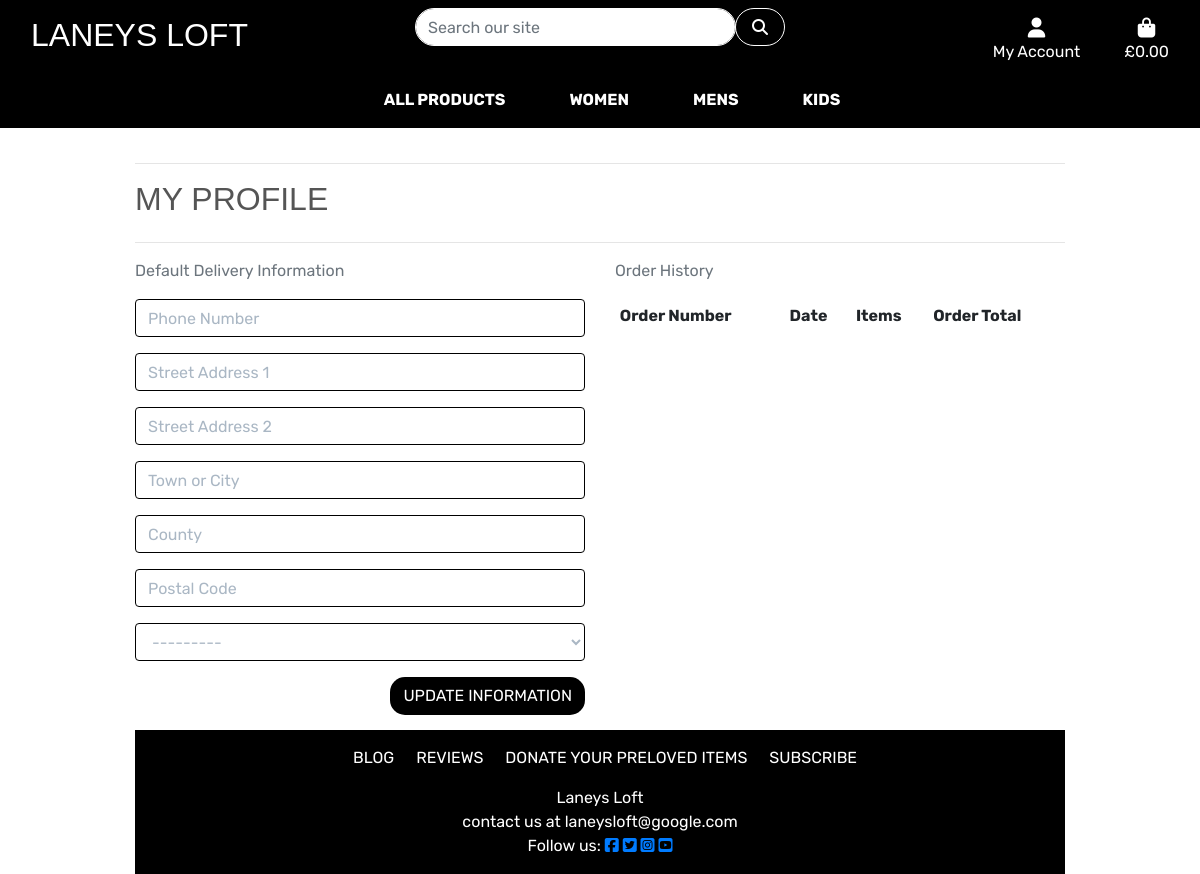
Page /profiles/ (signed in) on the earlier database version.
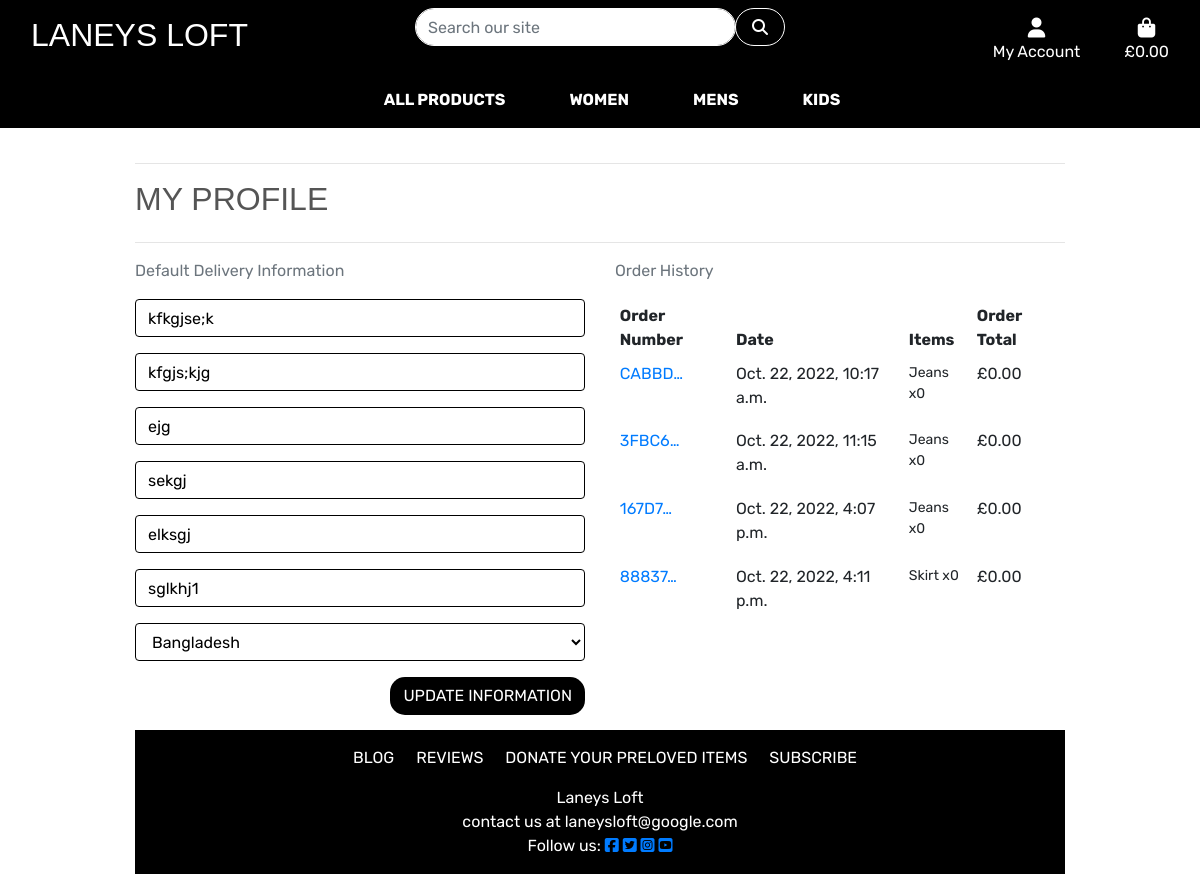
Same page on the later database version.
### profiles/models.py (models this page shows, shortened)
class UserProfile(models.Model):
    user = models.OneToOneField(User, on_delete=models.CASCADE)
    default_phone_number = models.CharField(
        max_length=20, null=True, blank=True)
    default_street_address1 = models.CharField(
        max_length=80, null=True, blank=True)
    default_street_address2 = models.CharField(
        max_length=80, null=True, blank=True)
    default_town_or_city = models.CharField(
        max_length=40, null=True, blank=True)
    default_county = models.CharField(
        max_length=80, null=True, blank=True)
    default_postcode = models.CharField(max_length=20, null=True, blank=True)
    default_country = CountryField(
        blank_label='Country', null=True, blank=True)

### checkout/models.py (models this page shows, shortened)
class Order(models.Model):
    order_number = models.CharField(max_length=32, null=False, editable=False)
    user_profile = models.ForeignKey(UserProfile, on_delete=models.SET_NULL,
                                     null=True, blank=True,
                                     related_name='orders')
    full_name = models.CharField(max_length=50, null=False, blank=False)
    email = models.EmailField(max_length=254, null=False, blank=False)
    phone_number = models.CharField(max_length=20, null=False, blank=False)
    country = CountryField(blank_label='Country *', null=False, blank=False)
    postcode = models.CharField(max_length=20, null=True, blank=True)
    town_or_city = models.CharField(max_length=40, null=False, blank=False)
    street_address1 = models.CharField(max_length=80, null=False, blank=False)
    street_address2 = models.CharField(max_length=80, null=True, blank=True)
    county = models.CharField(max_length=80, null=True, blank=True)
    date = models.DateTimeField(auto_now_add=True)
    delivery_cost = models.DecimalField(
        max_digits=6, decimal_places=2, null=False, default=0)
    order_total = models.DecimalField(
        max_digits=10, decimal_places=2, null=False, default=0)
    grand_total = models.DecimalField(
        max_digits=10, decimal_places=2, null=False, default=0)

class OrderLineItem(models.Model):
    order = models.ForeignKey(
        Order,
        null=False,
        blank=False,
        on_delete=models.CASCADE,
        related_name='lineitems'
    )
    item = models.ForeignKey(
        Item, null=False, blank=False, on_delete=models.CASCADE)
    quantity = models.IntegerField(null=False, blank=False, default=1)
    lineitem_total = models.DecimalField(
        max_digits=6,
        decimal_places=2,
        null=False,
        blank=False,
        editable=False
    )

### items/models.py (models this page shows, shortened)
class Item(models.Model):
    category = models.ForeignKey(
        'Category', null=True, blank=True, on_delete=models.SET_NULL)
    sku = models.UUIDField(
        primary_key=True, default=uuid.uuid4, editable=False, max_length=2254)
    name = models.CharField(max_length=254)
    clothes_type = models.ForeignKey(
        'ClothesType', null=True, blank=True, on_delete=models.SET_NULL)
    men_women_children = models.CharField(
        max_length=200, choices=MEN_WOMEN_CHILDREN, default='na')
    size = models.ForeignKey(
        'Size', null=True, blank=True, on_delete=models.SET_NULL)
    kids_age = models.ForeignKey(
        'KidsAge', null=True, blank=True, on_delete=models.SET_NULL)
    colour = models.ForeignKey(
        'Colour', null=True, blank=True, on_delete=models.SET_NULL)
    brand_or_author = models.ForeignKey(
        'BrandOrAuthor', null=True, blank=True, on_delete=models.SET_NULL)
    description = models.TextField()
    price = models.DecimalField(max_digits=6, decimal_places=2)
    quality = models.CharField(max_length=254)
    image_url = models.URLField(max_length=1024, null=True, blank=True)
    image = models.ImageField(null=True, blank=True)
    quantity = models.IntegerField(null=True, blank=True)

### profiles/views.py (the view)
# urls.py: path('', views.profile, name='profile'),
def profile(request):
    profile = get_object_or_404(UserProfile, user=request.user)
    if request.method == 'POST':
        form = UserProfileForm(request.POST, instance=profile)
        if form.is_valid():
            form.save()
            messages.success(request, 'Profile updated successfully')
    form = UserProfileForm(instance=profile)
    orders = profile.orders.all()
    template = 'profiles/profile.html'
    context = {
        'form': form,
        'orders': orders,
        'on_profile_page': True
    }
    return render(request, template, context)

### profiles/forms.py
class UserProfileForm(forms.ModelForm):
    class Meta:
        model = UserProfile
        exclude = ('user',)
    def __init__(self, *args, **kwargs):
        super().__init__(*args, **kwargs)
        placeholders = {
            'default_phone_number': 'Phone Number',
            'default_postcode': 'Postal Code',
            'default_town_or_city': 'Town or City',
            'default_street_address1': 'Street Address 1',
            'default_street_address2': 'Street Address 2',
            'default_county': 'County',
        }
        self.fields['default_phone_number'].widget.attrs['autofocus'] = True
        for field in self.fields:
            if field != 'default_country':
                if self.fields[field].required:
                    placeholder = f'{placeholders[field]} *'
                else:
                    placeholder = placeholders[field]
                self.fields[field].widget.attrs['placeholder'] = placeholder
            self.fields[field].widget.attrs['class'] = 'border-black rounded profile-form-input'
            self.fields[field].label = False

### profiles/templates/profiles/profile.html (shortened to what this page needs)
{% extends "base.html" %}
{% load static %}
{% block extra_css %}
    <link rel="stylesheet" href="{% static 'profiles/css/profile.css' %}">
{% endblock %}
{% block page_header %}
    <div class="container header-container">
    </div>
{% endblock %}
{% block content %}
    <div class="overlay"></div>
    <div class="container">
        <div class="row">
            <div class="col">
                <hr>
                <h2 class="logo-font mb-4">My Profile</h2>
                <hr>
            </div>
        </div>
        <div class="row">
            <div class="col-12 col-lg-6">
                <p class="text-muted">Default Delivery Information</p>
                <form class="mt-3" action="{% url 'profile' %}" method="POST" id="profile-update-form">
                    {{ form|crispy }}
                    <button class="btn btn-black text-uppercase float-right">Update Information</button>
                </form>
            </div>
            <div class="col-12 col-lg-6">
                <p class="text-muted">Order History</p>
                <div class="order-history table-responsive">
                    <table class="table table-sm table-borderless">
                        <thead>
                            <tr>
                                <th>Order Number</th>
                                <th>Date</th>
                                <th>Items</th>
                                <th>Order Total</th>
                            </tr>
                        </thead>
                        <tbody>
                            {% for order in orders %}
                                <tr>
                                    <td>
                                        <a href="{% url 'order_history' order.order_number %}"
                                        title="{{ order.order_number }}">
                                            {{ order.order_number|truncatechars:6 }}
                                        </a>
                                    </td>
                                    <td>{{ order.date }}</td>
                                    <td>
                                        <ul class="list-unstyled">
                                            {% for item in order.lineitems.all %}
                                                <li class="small">
                                                    {{ item.item.name }} x{{ item.quantity }}
                                                </li>
                                            {% endfor %}
                                        </ul>
                                    </td>
                                    <td>£{{ order.grand_total }}</td>
                                </tr>
                            {% endfor %}
                        </tbody>
                    </table>
                </div>
            </div>
        </div>
{% endblock %}

Differences in the rows shown:
changed UserProfile: default_phone_number (not shown) → "kfkgjse;k"; default_street_address1 (not shown) → "kfgjs;kjg"; default_street_address2 (not shown) → "ejg"; default_town_or_city (not shown) → "sekgj"; default_county (not shown) → "elksgj"; default_postcode (not shown) → "sglkhj1"; default_country "---------" → "Bangladesh"
added Order: order_number "CABBD…", date "Oct. 22, 2022, 10:17 a.m.", grand_total "0.00"
added OrderLineItem: item.name "Jeans", quantity "0", shown under "CABBD…"
added Order: order_number "3FBC6…", date "Oct. 22, 2022, 11:15 a.m.", grand_total "0.00"
added OrderLineItem: item.name "Jeans", quantity "0", shown under "3FBC6…"
added Order: order_number "167D7…", date "Oct. 22, 2022, 4:07 p.m.", grand_total "0.00"
added OrderLineItem: item.name "Jeans", quantity "0", shown under "167D7…"
added Order: order_number "88837…", date "Oct. 22, 2022, 4:11 p.m.", grand_total "0.00"
added OrderLineItem: item.name "Skirt", quantity "0", shown under "88837…"
